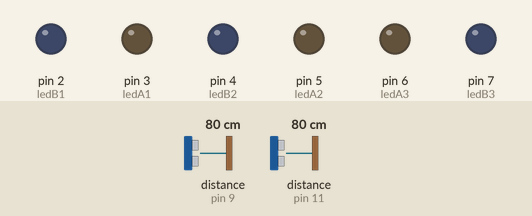
Recording of a sketch running on a simulated Arduino Uno, built with avr-gcc and run on an emulated ATmega328P. Shown: output pins drawn as LEDs (lit = HIGH). Wiring (inferred from the names in the program): 2 × ultrasonic range finder: trigger pin 8, echo pin 9 / trigger pin 10, echo pin 11. The inputs (shaded band) are chosen by the test bench; at power-on: distance to the obstacle (sensors on pin 9, pin 11) 80 cm. The echo pulse lasts 58.3 µs per cm; pins used as bus, display or sensor lines are not drawn.

Above: at 1.2 s.
1.3 s: distance to the obstacle (sensor on pin 9) set to 20 cm
2.8 s: distance to the obstacle (sensor on pin 9) set to 16 cm
At 3.9 s:
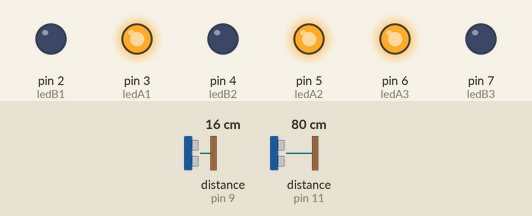
Timing chart, 0 to 5.8 s (numbered marks = the images above; inputs shaded):
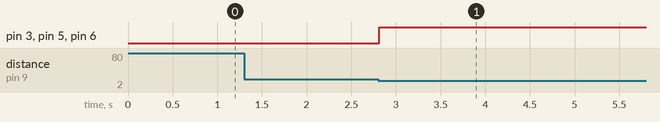

Measured:
- the behaviour switches between 18 and 17 cm on distance to the obstacle (sensor on pin 9) (found by bisection; images 0 and 1)
- after the input at 1.3 s, every drawn part: stays the same
- after the input at 2.8 s, pin 3 (ledA1), pin 5 (ledA2), pin 6 (ledA3): LOW → HIGH at once

The sketch:

smart_doll_house.ino
```cpp
#define trigA 8
#define echoA 9
#define trigB 10
#define echoB 11

#define ledA1 3
#define ledA2 5
#define ledA3 6
#define ledB1 2
#define ledB2 4
#define ledB3 7

const int thresholdA = 17; // distance in cm for sensor A
const int thresholdB = 12; // distance in cm for sensor B
const unsigned long neutralDelay = 5000; // 30 seconds in milliseconds

char activeState = 'N'; // A, B, or N (none)
unsigned long lastDetectionTime = 0; // tracks last time an object was detected

long getDistance(int trig, int echo) {
  digitalWrite(trig, LOW);
  delayMicroseconds(2);
  digitalWrite(trig, HIGH);
  delayMicroseconds(10);
  digitalWrite(trig, LOW);

  long duration = pulseIn(echo, HIGH, 25000);
  return duration * 0.034 / 2;
}

void setup() {
  pinMode(trigA, OUTPUT);
  pinMode(echoA, INPUT);
  pinMode(trigB, OUTPUT);
  pinMode(echoB, INPUT);

  pinMode(ledA1, OUTPUT);
  pinMode(ledA2, OUTPUT);
  pinMode(ledA3, OUTPUT);
  pinMode(ledB1, OUTPUT);
  pinMode(ledB2, OUTPUT);
  pinMode(ledB3, OUTPUT);
}

void loop() {
  long distA = getDistance(trigA, echoA);
  long distB = getDistance(trigB, echoB);

  // Check for object detection with individual thresholds
  if (distA > 0 && distA < thresholdA) {
    activeState = 'A';
    lastDetectionTime = millis(); // reset timer
  }
  else if (distB > 0 && distB < thresholdB) {
    activeState = 'B';
    lastDetectionTime = millis(); // reset timer
  }
  else {
    // No objects detected - check if 30 seconds have passed
    if (activeState != 'N' && (millis() - lastDetectionTime >= neutralDelay)) {
      activeState = 'N';
    }
  }

  // LED control
  if (activeState == 'A') {
    digitalWrite(ledA1, HIGH);
    digitalWrite(ledA2, HIGH);
    digitalWrite(ledA3, HIGH);
    digitalWrite(ledB1, LOW);
    digitalWrite(ledB2, LOW);
    digitalWrite(ledB3, LOW);
  }
  else if (activeState == 'B') {
    digitalWrite(ledA1, LOW);
    digitalWrite(ledA2, LOW);
    digitalWrite(ledA3, LOW);
    digitalWrite(ledB1, HIGH);
    digitalWrite(ledB2, HIGH);
    digitalWrite(ledB3, HIGH);
  }
  else { // activeState == 'N'
    digitalWrite(ledA1, LOW);
    digitalWrite(ledA2, LOW);
    digitalWrite(ledA3, LOW);
    digitalWrite(ledB1, LOW);
    digitalWrite(ledB2, LOW);
    digitalWrite(ledB3, LOW);
  }
}
```
